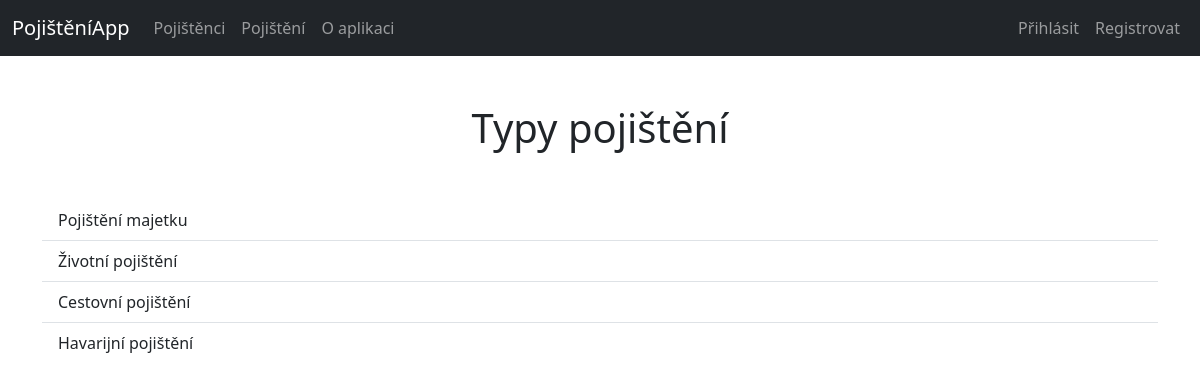
Screenshot of /insurances/all-types/ with the database file from the repository.
### insurances/models.py (models this page shows)
class TypeOfInsurance(models.Model):
    type = models.CharField(max_length=50)
    def __str__(self):
        return self.type

### insurances/views.py (the view)
# urls.py: path('all-types/', views.all_insurance_types, name='all-types'),
def all_insurance_types(request):
    types = TypeOfInsurance.objects.all()
    return render(request, 'insurances/insurance-types.html', {'types': types})

### insurances/templates/insurances/insurance-types.html (shortened to what this page needs)
{% extends 'layout.html' %}
{% block content %}
    <h1 class="text-center">Typy pojištění</h1>
    <div class="container mt-5">
        <ul class="list-group list-group-flush">
            {% for type in types %}
                <li class="list-group-item">{{ type }}</li>
            {% endfor %}
        </ul>
    </div>
{% endblock content %}

### rows the page displays
TypeOfInsurance: type "Pojištění majetku"
TypeOfInsurance: type "Životní pojištění"
TypeOfInsurance: type "Cestovní pojištění"
TypeOfInsurance: type "Havarijní pojištění"
